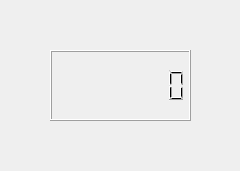
<?xml version="1.0" encoding="UTF-8"?>
<ui version="4.0">
 <class>Dialog</class>
 <widget class="QDialog" name="Dialog">
  <property name="geometry">
   <rect>
    <x>0</x>
    <y>0</y>
    <width>240</width>
    <height>171</height>
   </rect>
  </property>
  <property name="windowTitle">
   <string>Dialog</string>
  </property>
  <widget class="QLCDNumber" name="clock">
   <property name="geometry">
    <rect>
     <x>50</x>
     <y>50</y>
     <width>141</width>
     <height>71</height>
    </rect>
   </property>
   <property name="digitCount">
    <number>8</number>
   </property>
  </widget>
 </widget>
 <resources/>
 <connections/>
</ui>
